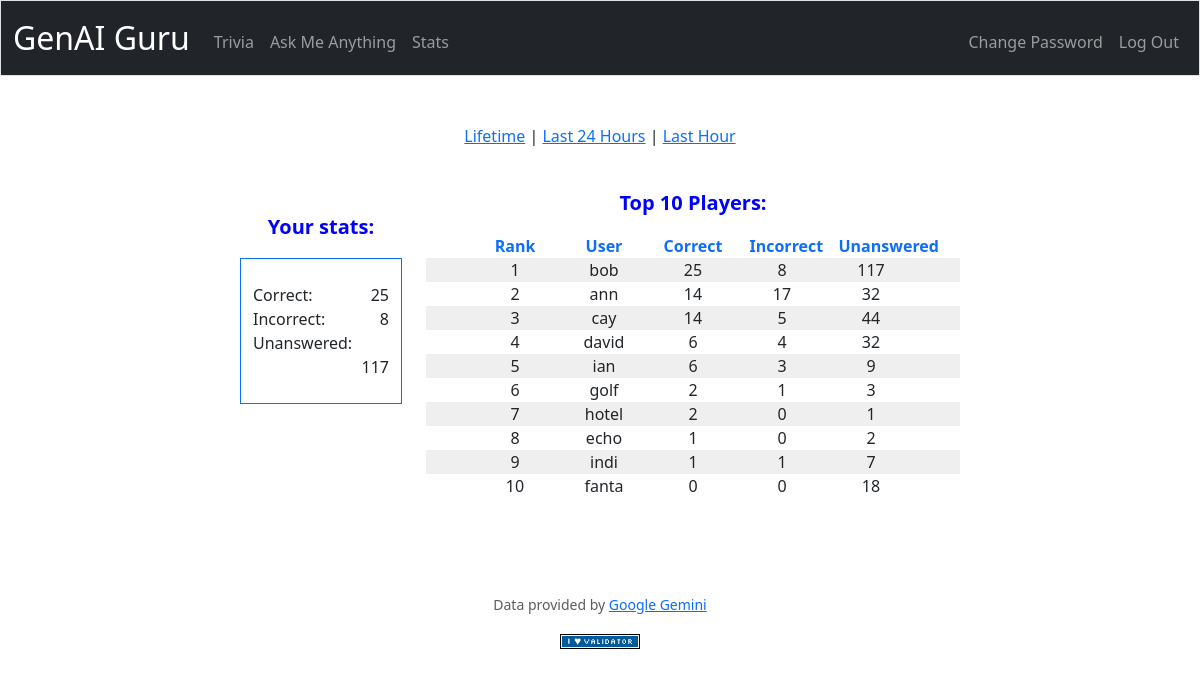
Page /stats (signed in) on the committed database.
### tables this page shows
CREATE TABLE users (
    id INTEGER PRIMARY KEY AUTOINCREMENT NOT NULL,
    username TEXT NOT NULL,
    hash TEXT NOT NULL
);

### app.py (the view)
@app.route("/stats")
@login_required
def stats():
    user_id = session["user_id"]
    rows = db.execute("SELECT SUM(correct) AS correct, SUM(incorrect) AS incorrect, SUM(unanswered) \
                      AS unanswered FROM stats WHERE user_id=?", user_id)
    if len(rows) != 1:
        print("[error] invalid param_correct %s" % param_correct)
        return apology("Multiple users detected %d", user_id)
    correct = rows[0]["correct"]
    incorrect = rows[0]["incorrect"]
    unanswered = rows[0]["unanswered"]
    start = EPOCH
    dur = request.args.get("dur")
    if dur == "24h":
        start = int(time.time()) - 86400
    elif dur == "hour":
        start = int(time.time()) - 3600
    rows = db.execute("SELECT b.username AS aa, SUM(correct) AS bb, SUM(incorrect) AS cc, \
                      SUM(unanswered) AS dd FROM stats a, users b WHERE a.user_id=b.id \
                      AND timestamp >= ? GROUP BY aa ORDER BY bb DESC LIMIT ?", start, HIGH_SCORE_COUNT)
    values = []
    for row in rows:
        aa = row["aa"]
        bb = row["bb"]
        cc = row["cc"]
        dd = row["dd"]
        values.append((aa, bb, cc, dd))
    return render_template("stats.html", values=values, correct=correct, incorrect=incorrect, unanswered=unanswered)

### app.py (called while the page is built)
@app.after_request
def after_request(response):
    response.headers["Cache-Control"] = "no-cache, no-store, must-revalidate"
    response.headers["Expires"] = 0
    response.headers["Pragma"] = "no-cache"
    return response

### helpers.py (called while the page is built)
def login_required(f):
    @wraps(f)
    def decorated_function(*args, **kwargs):
        if session.get("user_id") is None:
            return redirect("/login")
        return f(*args, **kwargs)
    return decorated_function

### templates/stats.html (shortened to what this page needs)
{% extends "layout.html" %}
{% block main %}
<div class="container">
    <p><a href="/stats">Lifetime</a> |
        <a href="/stats?dur=24h">Last 24 Hours</a> |
        <a href="/stats?dur=hour">Last Hour</a>
    </p>
    <br>
    <div class="row justify-content-center">
        <div class="col-2 text-center">
            <br>
            <p class="title">Your stats:</p></p>
            <div class="container pb-4 pt-4 border border-primary">
                <div class="row">
                    <div class="col text-start">Correct:</div>
                    <div class="col text-end">{{correct}}</div>
                </div>
                <div class="row">
                    <div class="col text-start">Incorrect:</div>
                    <div class="col text-end">{{incorrect}}</div>
                </div>
                <div class="row">
                    <div class="col text-start">Unanswered:</div>
                    <div class="col text-end">{{unanswered}}</div>
                </div>
            </div>
        </div>
        <div class="col-6">
            <p class="title">Top 10 Players:</p>
            <div class="container">
            <div class="row justify-content-center fw-bold text-primary">
                <div class="col-md-2">Rank</div>
                <div class="col-md-2">User</div>
                <div class="col-md-2">Correct</div>
                <div class="col-md-2">Incorrect</div>
                <div class="col-md-2">Unanswered</div>
            </div>
            {% for value in values %}
            <div class="row row-striped justify-content-md-center">
                <div class="col-md-2">{{loop.index}}</div>
                <div class="col-md-2">{{value[0]}}</div>
                <div class="col-md-2">{{value[1]}}</div>
                <div class="col-md-2">{{value[2]}}</div>
                <div class="col-md-2">{{value[3]}}</div>
            </div>
            {% endfor %}
        </div>
    </div>
</div>
<br><br>
{% endblock %}

### static/styles.css (style rules this page uses)
.row-striped:nth-of-type(even) { background-color: #efefef; }
.row-striped:nth-of-type(odd) { background-color: #ffffff; }
.title { font-size: 20px; font-weight: bold; color: blue; }

### rows in the picture
users: username "bob", value "25", value "8", value "117"
users: username "ann", value "14", value "17", value "32"
users: username "cay", value "14", value "5", value "44"
users: username "david", value "6", id "4", value "32"
users: username "ian", value "6", value "3", value "9"
users: username "golf", value "2", value "1", value "3"
users: username "hotel", value "2", value "0", value "1"
users: username "echo", value "1", value "0", value "2"
users: username "indi", value "1", value "7"
users: username "fanta", value "0", value "18"

### other values in the picture
{{ correct }} "25"
{{ incorrect }} "8"
{{ unanswered }} "117"
